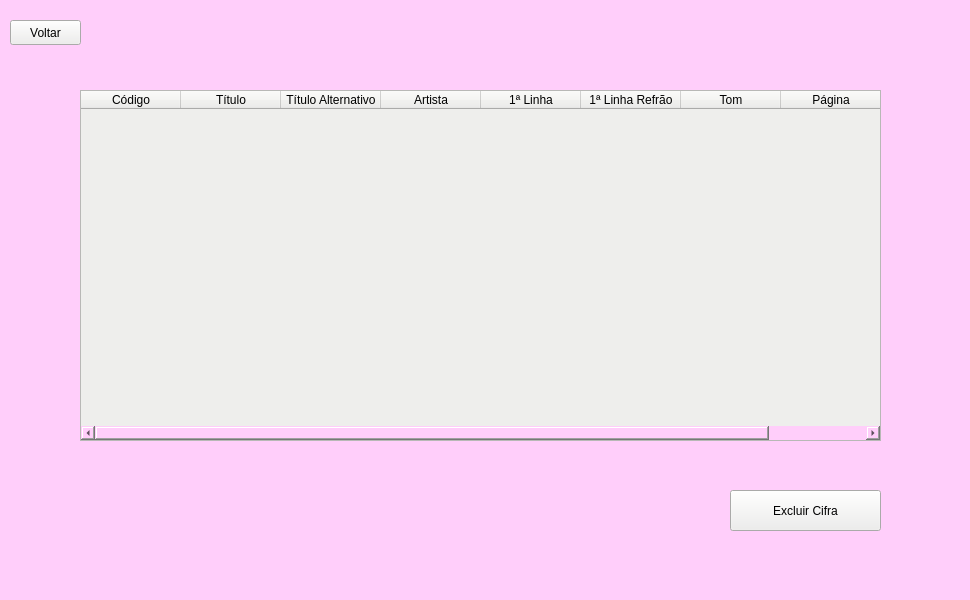
<?xml version="1.0" encoding="UTF-8"?>
<ui version="4.0">
 <class>MainWindow</class>
 <widget class="QMainWindow" name="MainWindow">
  <property name="geometry">
   <rect>
    <x>0</x>
    <y>0</y>
    <width>970</width>
    <height>600</height>
   </rect>
  </property>
  <property name="windowTitle">
   <string>MainWindow</string>
  </property>
  <property name="styleSheet">
   <string notr="true">background-color: rgb(255, 206, 250);</string>
  </property>
  <widget class="QWidget" name="centralwidget">
   <widget class="QTableWidget" name="tableWidget">
    <property name="geometry">
     <rect>
      <x>80</x>
      <y>90</y>
      <width>801</width>
      <height>351</height>
     </rect>
    </property>
    <property name="styleSheet">
     <string notr="true">background-color: rgb(238, 238, 236);</string>
    </property>
    <column>
     <property name="text">
      <string>Código</string>
     </property>
    </column>
    <column>
     <property name="text">
      <string>Título</string>
     </property>
    </column>
    <column>
     <property name="text">
      <string>Título Alternativo</string>
     </property>
     <property name="font">
      <font>
       <pointsize>9</pointsize>
      </font>
     </property>
    </column>
    <column>
     <property name="text">
      <string>Artista</string>
     </property>
    </column>
    <column>
     <property name="text">
      <string>1ª Linha</string>
     </property>
    </column>
    <column>
     <property name="text">
      <string>1ª Linha Refrão</string>
     </property>
     <property name="font">
      <font>
       <pointsize>9</pointsize>
      </font>
     </property>
    </column>
    <column>
     <property name="text">
      <string>Tom</string>
     </property>
    </column>
    <column>
     <property name="text">
      <string>Página</string>
     </property>
    </column>
   </widget>
   <widget class="QPushButton" name="pushButton_2">
    <property name="geometry">
     <rect>
      <x>10</x>
      <y>20</y>
      <width>71</width>
      <height>25</height>
     </rect>
    </property>
    <property name="styleSheet">
     <string notr="true">background-color: rgb(238, 238, 236);</string>
    </property>
    <property name="text">
     <string>Voltar</string>
    </property>
   </widget>
   <widget class="QPushButton" name="pushButton_3">
    <property name="geometry">
     <rect>
      <x>730</x>
      <y>490</y>
      <width>151</width>
      <height>41</height>
     </rect>
    </property>
    <property name="styleSheet">
     <string notr="true">background-color: rgb(238, 238, 236);</string>
    </property>
    <property name="text">
     <string>Excluir Cifra</string>
    </property>
   </widget>
  </widget>
  <widget class="QMenuBar" name="menubar">
   <property name="geometry">
    <rect>
     <x>0</x>
     <y>0</y>
     <width>970</width>
     <height>22</height>
    </rect>
   </property>
  </widget>
  <widget class="QStatusBar" name="statusbar"/>
 </widget>
 <resources/>
 <connections/>
</ui>
